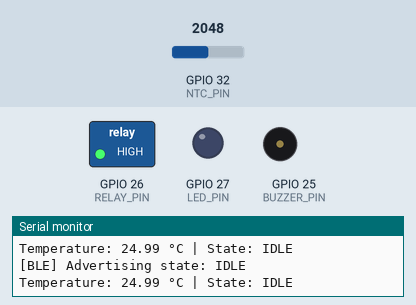
Simulated run of this sketch. Board: ESP32. On the bench: switched loads named in the sketch (green lamp = pin HIGH), output pins drawn as LEDs (lit = HIGH), buzzer (waves = sounding, pin HIGH), the last lines printed to the serial monitor. Inputs (shaded band) come from the test bench; at power-on: GPIO 32 (NTC_PIN) = 2048.

Above: at 1.8 s.
1.9 s: GPIO 32 (NTC_PIN) set to 1138
4.5 s: GPIO 32 (NTC_PIN) set to 1007
At 6.1 s:
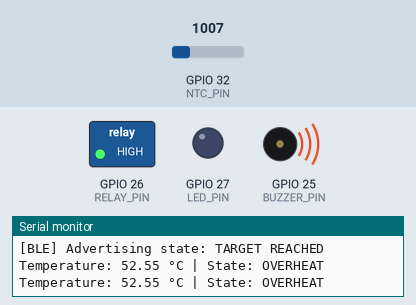
Timing chart, 0 to 14.6 s (numbered marks = the images above; inputs shaded):
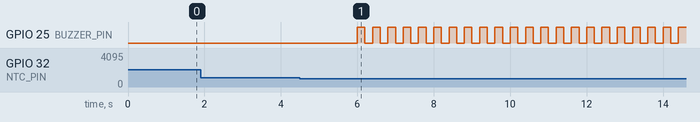

Measured:
- the behaviour switches between 1082 and 1081 on GPIO 32 (NTC_PIN) (found by bisection; images 0 and 1)
- after the input at 4.5 s, GPIO 25 (BUZZER_PIN): alternates HIGH for 0.20 s and LOW for 0.20 s, starting after 1.5 s

The sketch:

sketch.ino
```cpp
#include <Arduino.h>

#define NTC_PIN     32
#define RELAY_PIN   26
#define BUZZER_PIN  25
#define LED_PIN     27

String state = "IDLE";

// Accurate NTC temp reading
float readTemperatureC() {
  const float BETA = 3950;
  const float SERIES_RESISTOR = 10000;
  int adc = analogRead(NTC_PIN);
  float voltage = adc * 3.3 / 4095.0;
  float resistance = SERIES_RESISTOR * (voltage / (3.3 - voltage));
  float tempK = 1.0 / (1.0 / 298.15 + (1.0 / BETA) * log(resistance / 10000.0));
  return tempK - 273.15;
}

// Heater control logic
void HeaterTask(void *parameter) {
  while (true) {
    float temp = readTemperatureC();
    Serial.print("Temperature: ");
    Serial.print(temp);
    Serial.print(" °C | ");

    if (temp < 30) {
      state = "IDLE";
      digitalWrite(RELAY_PIN, HIGH);
    } else if (temp >= 30 && temp < 40) {
      state = "HEATING";
      digitalWrite(RELAY_PIN, LOW);
    } else if (temp >= 40 && temp < 45) {
      state = "STABILIZING";
      digitalWrite(RELAY_PIN, LOW);
    } else if (temp >= 45 && temp < 50) {
      state = "TARGET REACHED";
      digitalWrite(RELAY_PIN, HIGH);
    } else {
      state = "OVERHEAT";
      digitalWrite(RELAY_PIN, HIGH);
    }

    Serial.println("State: " + state);
    vTaskDelay(pdMS_TO_TICKS(1000));
  }
}

// LED Indicator Task
void LEDTask(void *parameter) {
  while (true) {
    if (state == "HEATING" || state == "STABILIZING") {
      digitalWrite(LED_PIN, HIGH);
    } else {
      digitalWrite(LED_PIN, LOW);
    }
    vTaskDelay(pdMS_TO_TICKS(200));
  }
}

// Buzzer alert on overheat
void BuzzerTask(void *parameter) {
  while (true) {
    if (state == "OVERHEAT") {
      digitalWrite(BUZZER_PIN, HIGH);
      vTaskDelay(pdMS_TO_TICKS(200));
      digitalWrite(BUZZER_PIN, LOW);
      vTaskDelay(pdMS_TO_TICKS(200));
    } else {
      digitalWrite(BUZZER_PIN, LOW);
      vTaskDelay(pdMS_TO_TICKS(1000));
    }
  }
}

// Mock BLE Advertising (print to Serial)
void BLETask(void *parameter) {
  while (true) {
    Serial.println("[BLE] Advertising state: " + state);
    vTaskDelay(pdMS_TO_TICKS(5000));
  }
}

void setup() {
  Serial.begin(115200);

  pinMode(RELAY_PIN, OUTPUT);
  pinMode(BUZZER_PIN, OUTPUT);
  pinMode(LED_PIN, OUTPUT);
  digitalWrite(RELAY_PIN, HIGH);
  digitalWrite(BUZZER_PIN, LOW);
  digitalWrite(LED_PIN, LOW);

  xTaskCreate(HeaterTask, "Heater", 4096, NULL, 1, NULL);
  xTaskCreate(LEDTask, "LED", 1024, NULL, 1, NULL);
  xTaskCreate(BuzzerTask, "Buzzer", 1024, NULL, 1, NULL);
  xTaskCreate(BLETask, "BLE", 2048, NULL, 1, NULL);
}

void loop() {
  // All handled by FreeRTOS
}
```
